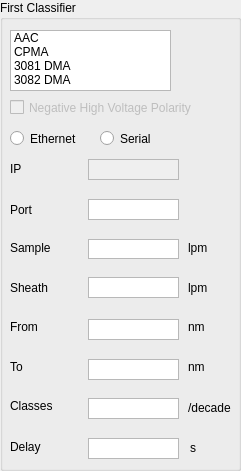
   <widget class="QGroupBox" name="firstClassifierBox">
    <property name="geometry">
     <rect>
      <x>20</x>
      <y>70</y>
      <width>241</width>
      <height>471</height>
     </rect>
    </property>
    <property name="title">
     <string>First Classifier</string>
    </property>
    <widget class="QListWidget" name="firstClassifierList">
     <property name="geometry">
      <rect>
       <x>10</x>
       <y>30</y>
       <width>161</width>
       <height>61</height>
      </rect>
     </property>
     <property name="sizePolicy">
      <sizepolicy hsizetype="Expanding" vsizetype="Expanding">
       <horstretch>0</horstretch>
       <verstretch>0</verstretch>
      </sizepolicy>
     </property>
     <property name="verticalScrollBarPolicy">
      <enum>Qt::ScrollBarAsNeeded</enum>
     </property>
     <property name="currentRow">
      <number>-1</number>
     </property>
     <item>
      <property name="text">
       <string>AAC</string>
      </property>
     </item>
     <item>
      <property name="text">
       <string extracomment="fg">CPMA</string>
      </property>
     </item>
     <item>
      <property name="text">
       <string extracomment="nm">3081 DMA</string>
      </property>
     </item>
     <item>
      <property name="text">
       <string>3082 DMA</string>
      </property>
     </item>
    </widget>
    <widget class="QPlainTextEdit" name="firstFrom">
     <property name="geometry">
      <rect>
       <x>88</x>
       <y>319</y>
       <width>91</width>
       <height>21</height>
      </rect>
     </property>
     <property name="verticalScrollBarPolicy">
      <enum>Qt::ScrollBarAlwaysOff</enum>
     </property>
     <property name="horizontalScrollBarPolicy">
      <enum>Qt::ScrollBarAlwaysOff</enum>
     </property>
     <property name="lineWrapMode">
      <enum>QPlainTextEdit::NoWrap</enum>
     </property>
     <property name="plainText">
      <string/>
     </property>
    </widget>
    <widget class="QLabel" name="label_2">
     <property name="geometry">
      <rect>
       <x>10</x>
       <y>319</y>
       <width>41</width>
       <height>16</height>
      </rect>
     </property>
     <property name="text">
      <string>From</string>
     </property>
    </widget>
    <widget class="QLabel" name="firstFromUnit">
     <property name="geometry">
      <rect>
       <x>188</x>
       <y>319</y>
       <width>31</width>
       <height>16</height>
      </rect>
     </property>
     <property name="text">
      <string>nm</string>
     </property>
    </widget>
    <widget class="QPlainTextEdit" name="firstTo">
     <property name="geometry">
      <rect>
       <x>88</x>
       <y>359</y>
       <width>91</width>
       <height>21</height>
      </rect>
     </property>
     <property name="verticalScrollBarPolicy">
      <enum>Qt::ScrollBarAlwaysOff</enum>
     </property>
     <property name="horizontalScrollBarPolicy">
      <enum>Qt::ScrollBarAlwaysOff</enum>
     </property>
     <property name="lineWrapMode">
      <enum>QPlainTextEdit::NoWrap</enum>
     </property>
     <property name="plainText">
      <string/>
     </property>
    </widget>
    <widget class="QLabel" name="firstToUnit">
     <property name="geometry">
      <rect>
       <x>188</x>
       <y>359</y>
       <width>31</width>
       <height>16</height>
      </rect>
     </property>
     <property name="text">
      <string>nm</string>
     </property>
    </widget>
    <widget class="QLabel" name="label_3">
     <property name="geometry">
      <rect>
       <x>10</x>
       <y>359</y>
       <width>41</width>
       <height>16</height>
      </rect>
     </property>
     <property name="text">
      <string>To</string>
     </property>
    </widget>
    <widget class="QLabel" name="label_4">
     <property name="geometry">
      <rect>
       <x>10</x>
       <y>398</y>
       <width>51</width>
       <height>16</height>
      </rect>
     </property>
     <property name="text">
      <string>Classes</string>
     </property>
    </widget>
    <widget class="QPlainTextEdit" name="firstPerDecade">
     <property name="geometry">
      <rect>
       <x>88</x>
       <y>398</y>
       <width>91</width>
       <height>21</height>
      </rect>
     </property>
     <property name="verticalScrollBarPolicy">
      <enum>Qt::ScrollBarAlwaysOff</enum>
     </property>
     <property name="horizontalScrollBarPolicy">
      <enum>Qt::ScrollBarAlwaysOff</enum>
     </property>
     <property name="lineWrapMode">
      <enum>QPlainTextEdit::NoWrap</enum>
     </property>
     <property name="plainText">
      <string/>
     </property>
    </widget>
    <widget class="QLabel" name="label_5">
     <property name="geometry">
      <rect>
       <x>188</x>
       <y>400</y>
       <width>51</width>
       <height>16</height>
      </rect>
     </property>
     <property name="text">
      <string>/decade</string>
     </property>
    </widget>
    <widget class="QRadioButton" name="firstIsEth">
     <property name="geometry">
      <rect>
       <x>10</x>
       <y>128</y>
       <width>100</width>
       <height>21</height>
      </rect>
     </property>
     <property name="text">
      <string>Ethernet</string>
     </property>
     <property name="checked">
      <bool>false</bool>
     </property>
     <property name="autoExclusive">
      <bool>true</bool>
     </property>
     <attribute name="buttonGroup">
      <string notr="true">buttonGroup</string>
     </attribute>
    </widget>
    <widget class="QRadioButton" name="firstIsSerial">
     <property name="geometry">
      <rect>
       <x>100</x>
       <y>128</y>
       <width>100</width>
       <height>21</height>
      </rect>
     </property>
     <property name="text">
      <string>Serial</string>
     </property>
     <property name="autoExclusive">
      <bool>true</bool>
     </property>
     <attribute name="buttonGroup">
      <string notr="true">buttonGroup</string>
     </attribute>
    </widget>
    <widget class="QPlainTextEdit" name="firstIP">
     <property name="enabled">
      <bool>false</bool>
     </property>
     <property name="geometry">
      <rect>
       <x>88</x>
       <y>159</y>
       <width>91</width>
       <height>21</height>
      </rect>
     </property>
     <property name="verticalScrollBarPolicy">
      <enum>Qt::ScrollBarAlwaysOff</enum>
     </property>
     <property name="horizontalScrollBarPolicy">
      <enum>Qt::ScrollBarAlwaysOff</enum>
     </property>
     <property name="lineWrapMode">
      <enum>QPlainTextEdit::NoWrap</enum>
     </property>
     <property name="plainText">
      <string/>
     </property>
    </widget>
    <widget class="QLabel" name="label_18">
     <property name="geometry">
      <rect>
       <x>10</x>
       <y>161</y>
       <width>41</width>
       <height>16</height>
      </rect>
     </property>
     <property name="text">
      <string>IP</string>
     </property>
    </widget>
    <widget class="QPlainTextEdit" name="firstPort">
     <property name="enabled">
      <bool>true</bool>
     </property>
     <property name="geometry">
      <rect>
       <x>88</x>
       <y>199</y>
       <width>91</width>
       <height>21</height>
      </rect>
     </property>
     <property name="verticalScrollBarPolicy">
      <enum>Qt::ScrollBarAlwaysOff</enum>
     </property>
     <property name="horizontalScrollBarPolicy">
      <enum>Qt::ScrollBarAlwaysOff</enum>
     </property>
    </widget>
    <widget class="QLabel" name="label_19">
     <property name="geometry">
      <rect>
       <x>10</x>
       <y>202</y>
       <width>41</width>
       <height>16</height>
      </rect>
     </property>
     <property name="text">
      <string>Port</string>
     </property>
    </widget>
    <widget class="QLabel" name="firstRorQshLabel">
     <property name="geometry">
      <rect>
       <x>10</x>
       <y>280</y>
       <width>51</width>
       <height>16</height>
      </rect>
     </property>
     <property name="text">
      <string>Sheath</string>
     </property>
    </widget>
    <widget class="QLabel" name="label_25">
     <property name="geometry">
      <rect>
       <x>10</x>
       <y>240</y>
       <width>51</width>
       <height>16</height>
      </rect>
     </property>
     <property name="text">
      <string>Sample</string>
     </property>
    </widget>
    <widget class="QPlainTextEdit" name="firstQa">
     <property name="geometry">
      <rect>
       <x>88</x>
       <y>239</y>
       <width>91</width>
       <height>20</height>
      </rect>
     </property>
     <property name="verticalScrollBarPolicy">
      <enum>Qt::ScrollBarAlwaysOff</enum>
     </property>
     <property name="horizontalScrollBarPolicy">
      <enum>Qt::ScrollBarAlwaysOff</enum>
     </property>
     <property name="lineWrapMode">
      <enum>QPlainTextEdit::NoWrap</enum>
     </property>
     <property name="plainText">
      <string/>
     </property>
    </widget>
    <widget class="QPlainTextEdit" name="firstRorQsh">
     <property name="geometry">
      <rect>
       <x>88</x>
       <y>277</y>
       <width>91</width>
       <height>21</height>
      </rect>
     </property>
     <property name="verticalScrollBarPolicy">
      <enum>Qt::ScrollBarAlwaysOff</enum>
     </property>
     <property name="horizontalScrollBarPolicy">
      <enum>Qt::ScrollBarAlwaysOff</enum>
     </property>
     <property name="lineWrapMode">
      <enum>QPlainTextEdit::NoWrap</enum>
     </property>
     <property name="plainText">
      <string/>
     </property>
    </widget>
    <widget class="QLabel" name="firstFromUnit_2">
     <property name="geometry">
      <rect>
       <x>188</x>
       <y>240</y>
       <width>31</width>
       <height>16</height>
      </rect>
     </property>
     <property name="text">
      <string>lpm</string>
     </property>
    </widget>
    <widget class="QLabel" name="firstRorQshUnit">
     <property name="geometry">
      <rect>
       <x>188</x>
       <y>280</y>
       <width>31</width>
       <height>16</height>
      </rect>
     </property>
     <property name="text">
      <string>lpm</string>
     </property>
    </widget>
    <widget class="QCheckBox" name="firstPolarity">
     <property name="enabled">
      <bool>false</bool>
     </property>
     <property name="geometry">
      <rect>
       <x>10</x>
       <y>99</y>
       <width>211</width>
       <height>17</height>
      </rect>
     </property>
     <property name="text">
      <string>Negative High Voltage Polarity</string>
     </property>
     <property name="checkable">
      <bool>true</bool>
     </property>
     <property name="autoExclusive">
      <bool>false</bool>
     </property>
    </widget>
    <widget class="QLabel" name="label_11">
     <property name="geometry">
      <rect>
       <x>10</x>
       <y>439</y>
       <width>51</width>
       <height>16</height>
      </rect>
     </property>
     <property name="text">
      <string>Delay</string>
     </property>
    </widget>
    <widget class="QLabel" name="label_10">
     <property name="geometry">
      <rect>
       <x>190</x>
       <y>440</y>
       <width>31</width>
       <height>16</height>
      </rect>
     </property>
     <property name="text">
      <string>s</string>
     </property>
    </widget>
    <widget class="QPlainTextEdit" name="firstDelay">
     <property name="geometry">
      <rect>
       <x>88</x>
       <y>438</y>
       <width>91</width>
       <height>21</height>
      </rect>
     </property>
     <property name="verticalScrollBarPolicy">
      <enum>Qt::ScrollBarAlwaysOff</enum>
     </property>
     <property name="horizontalScrollBarPolicy">
      <enum>Qt::ScrollBarAlwaysOff</enum>
     </property>
     <property name="lineWrapMode">
      <enum>QPlainTextEdit::NoWrap</enum>
     </property>
     <property name="plainText">
      <string/>
     </property>
    </widget>
   </widget>
